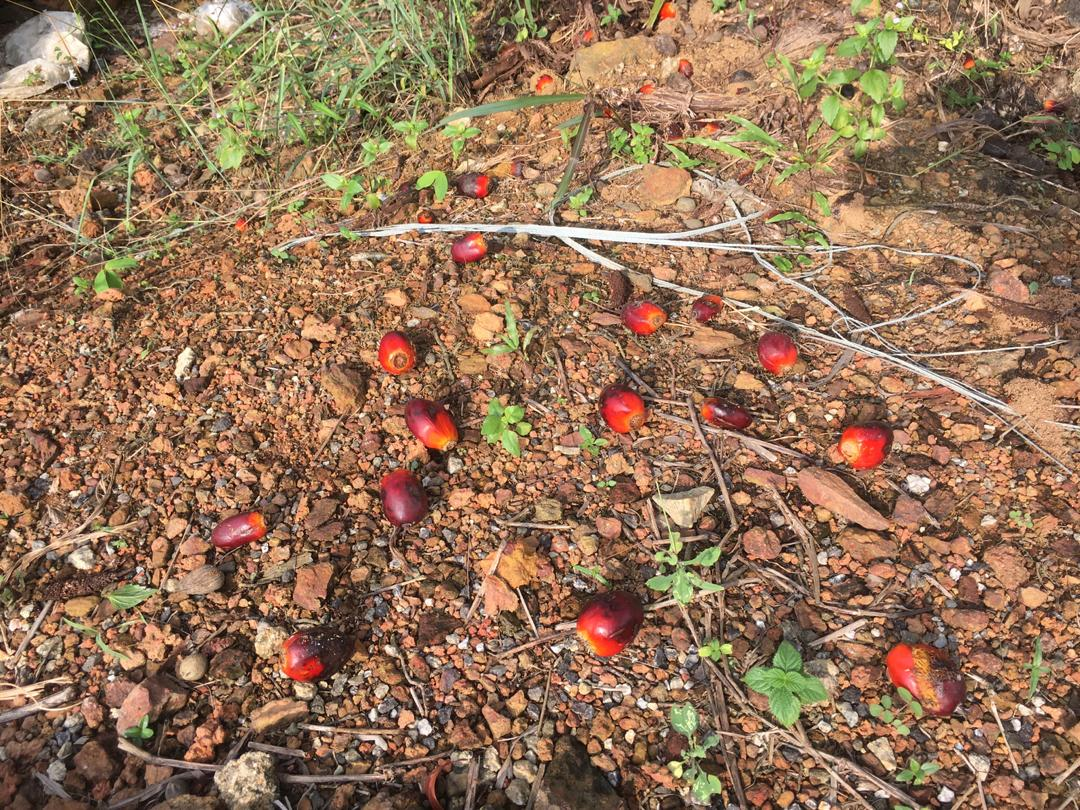
#> input picture PYTHON CODE/scripts/full_image/imej1.jpeg, 1080 x 810 px
$ python detect_bright_spots.py --image full_image/imej1.jpeg
#> lines starting #> are read from the running program, lines starting #| are printed output that depends on the picture; after the words box and inside, x2 and y2 are one past the last pixel; in counts of white or black regions, pixels touching at a corner belong together
#> further down, image is the input picture: shape (810, 1080, 3); mean B, G, R 88.1, 115.2, 148
### PYTHON CODE/scripts/imutils1.py
import numpy as np
import cv2
def resize(image, width = None, height = None, inter = cv2.
        INTER_AREA):
#> called with height = 400, inter = 3
    dim = None
    (h, w) = image.shape[:2]
#> h = 810; w = 1080

    if width is None and height is None:
        return image

    if width is None:
        r = height / float(h)
#> r = 0.494
        dim = (int(w * r), height)
#> dim = (533, 400)

    else:
        r = width / float(w)
        dim = (width, int(h * r))

    resized = cv2.resize(image, dim, interpolation = inter)
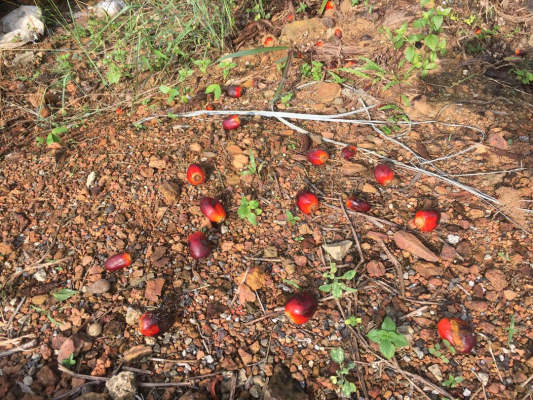
#> resized: shape (400, 533, 3); mean B, G, R 88.1, 115.2, 148
    return resized


### PYTHON CODE/scripts/detect_bright_spots.py
# import the necessary packages
from imutils import contours
from skimage import measure
import numpy as np
import argparse
import imutils
import imutils1
import cv2

# construct the argument parse and parse the arguments
ap = argparse.ArgumentParser()
ap.add_argument("-i", "--image", required=True,
	help="path to the image file")
args = vars(ap.parse_args())
# load the image, convert it to grayscale, and blur it
image = cv2.imread(args["image"])
# cv2.imshow("original", image)

# resize Image
resized = imutils1.resize(image, height = 400)
cv2.imshow("Resized", resized)
cv2.waitKey(0)

gray = cv2.cvtColor(resized, cv2.COLOR_BGR2GRAY)
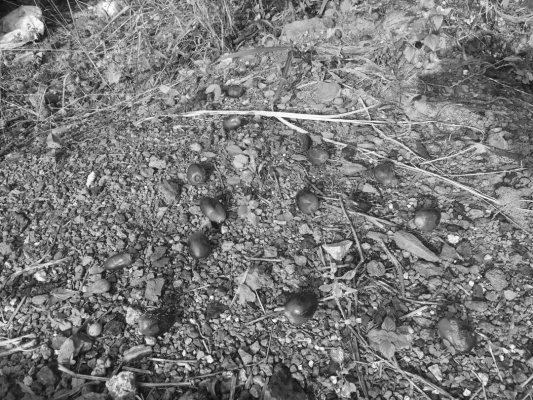
#> gray: shape (400, 533); min 12, max 254, mean 122
blurred = cv2.GaussianBlur(gray, (5, 5), 0)
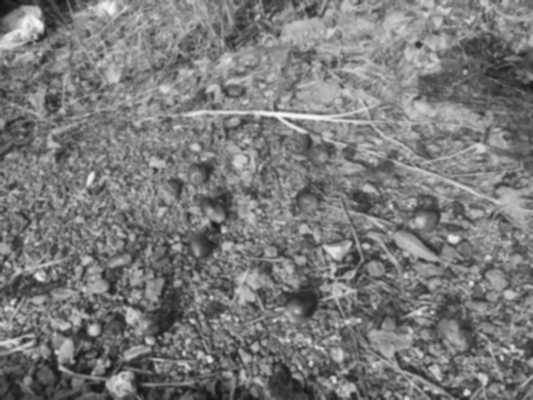
#> blurred: shape (400, 533); min 18, max 249, mean 122
cv2.imshow("blurred", blurred)
cv2.waitKey(0)

# # threshold the image to reveal light regions in the
# # blurred image
thresh = cv2.threshold(blurred, 200, 255, cv2.THRESH_BINARY)[1]
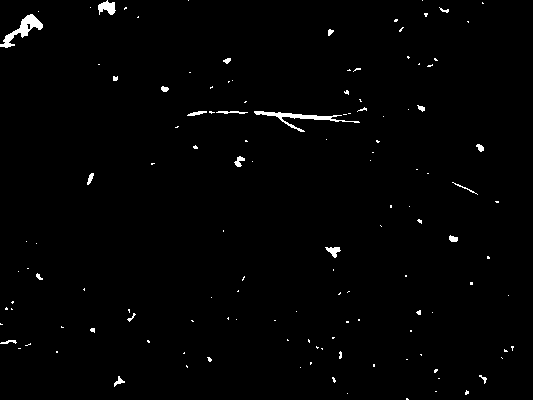
#> thresh: shape (400, 533); 1.1% white; 130 white regions (108 under 20 px), largest, box (x1, y1, x2, y2) and area: (0, 14, 43, 48) 448, (254, 111, 360, 132) 442, (98, 0, 116, 15) 168
# (thresh, threshInv) = cv2.threshold(blurred, 155, 255, cv2.THRESH_BINARY_INV)
cv2.imshow("threshold", thresh)
cv2.waitKey(0)


# # perform a series of erosions and dilations to remove
# # any small blobs of noise from the thresholded image
# thresh = cv2.erode(thresh, None, iterations=2)
# thresh = cv2.dilate(thresh, None, iterations=4)
# # perform a connected component analysis on the thresholded
# # image, then initialize a mask to store only the "large"
# # components
# labels = measure.label(thresh, neighbors=8, background=0)
# mask = np.zeros(thresh.shape, dtype="uint8")
#
# # loop over the unique components
# for label in np.unique(labels):
# 	# if this is the background label, ignore it
# 	if label == 0:
# 		continue
# 	# otherwise, construct the label mask and count the
# 	# number of pixels
# 	labelMask = np.zeros(thresh.shape, dtype="uint8")
# 	labelMask[labels == label] = 255
# 	numPixels = cv2.countNonZero(labelMask)
#
# 	# if the number of pixels in the component is sufficiently
# 	# large, then add it to our mask of "large blobs"
# 	if numPixels > 300:
# 		mask = cv2.add(mask, labelMask)
#     # find the contours in the mask, then sort them from left to
# # right
# cnts = cv2.findContours(mask.copy(), cv2.RETR_EXTERNAL,
# 	cv2.CHAIN_APPROX_SIMPLE)
# cnts = imutils.grab_contours(cnts)
# cnts = contours.sort_contours(cnts)[0]
#
# # loop over the contours
# for (i, c) in enumerate(cnts):
# 	# draw the bright spot on the image
# 	(x, y, w, h) = cv2.boundingRect(c)
# 	((cX, cY), radius) = cv2.minEnclosingCircle(c)
# 	cv2.circle(image, (int(cX), int(cY)), int(radius),
# 		(0, 0, 255), 3)
# 	cv2.putText(image, "#{}".format(i + 1), (x, y - 15),
# 		cv2.FONT_HERSHEY_SIMPLEX, 0.45, (0, 0, 255), 2)

# show the output image
# cv2.imshow("Image", image)
# cv2.waitKey(0)

$ run again, on PYTHON CODE/scripts/full_image/imej3.jpeg
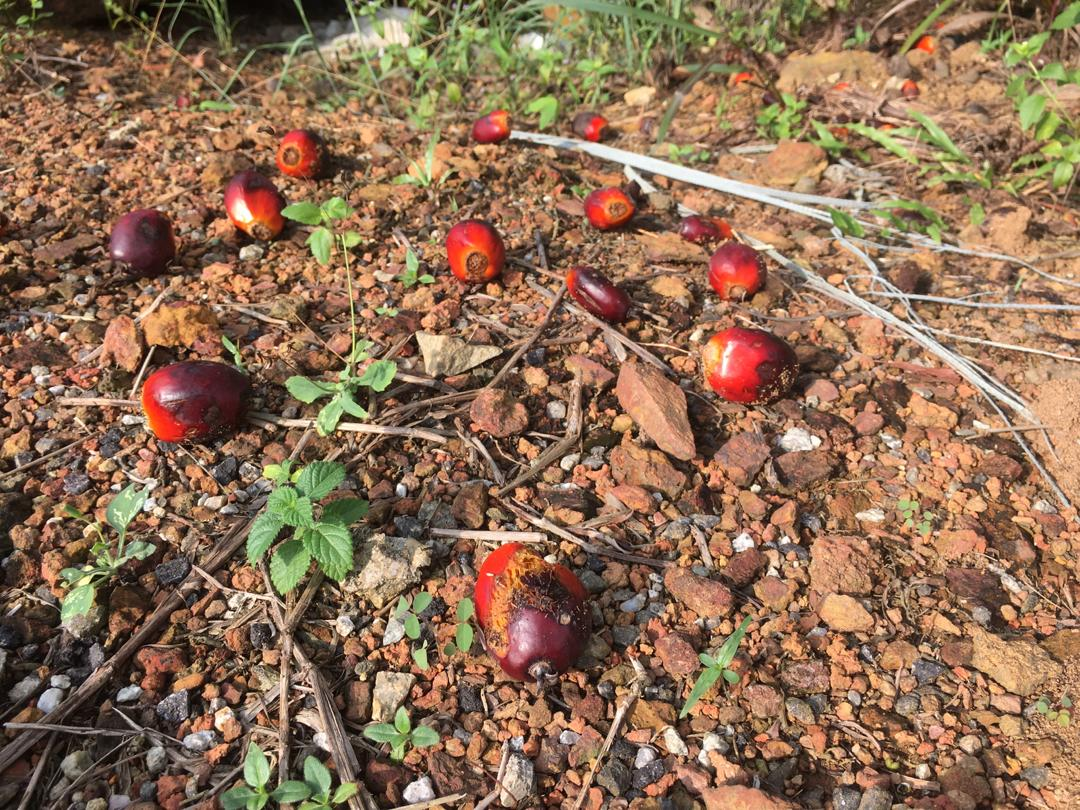
#> input picture PYTHON CODE/scripts/full_image/imej3.jpeg, 1080 x 810 px
#> image is the input picture: shape (810, 1080, 3); mean B, G, R 84.8, 110.8, 142.3
#> `blurred = cv2.GaussianBlur(gray, (5, 5), 0)`:
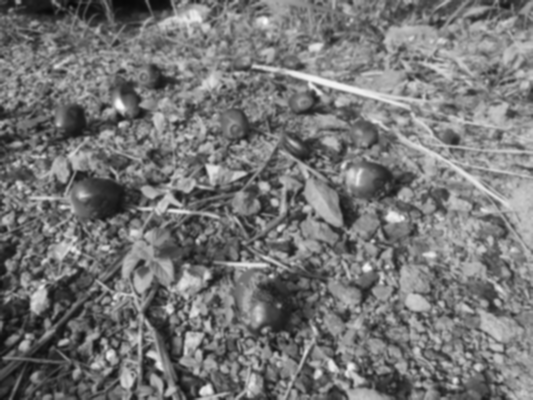
#> blurred: shape (400, 533); min 8, max 251, mean 117.3
#> `thresh = cv2.threshold(blurred, 200, 255, cv2.THRESH_BINARY)[1]`:
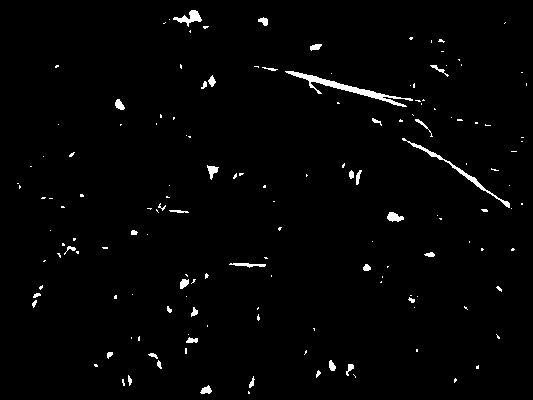
#> thresh: shape (400, 533); 1.7% white; 154 white regions (115 under 20 px), largest, box (x1, y1, x2, y2) and area: (285, 71, 413, 107) 733, (402, 138, 510, 208) 393, (173, 10, 202, 27) 199

$ run again, on PYTHON CODE/scripts/full_image/imej4.jpeg
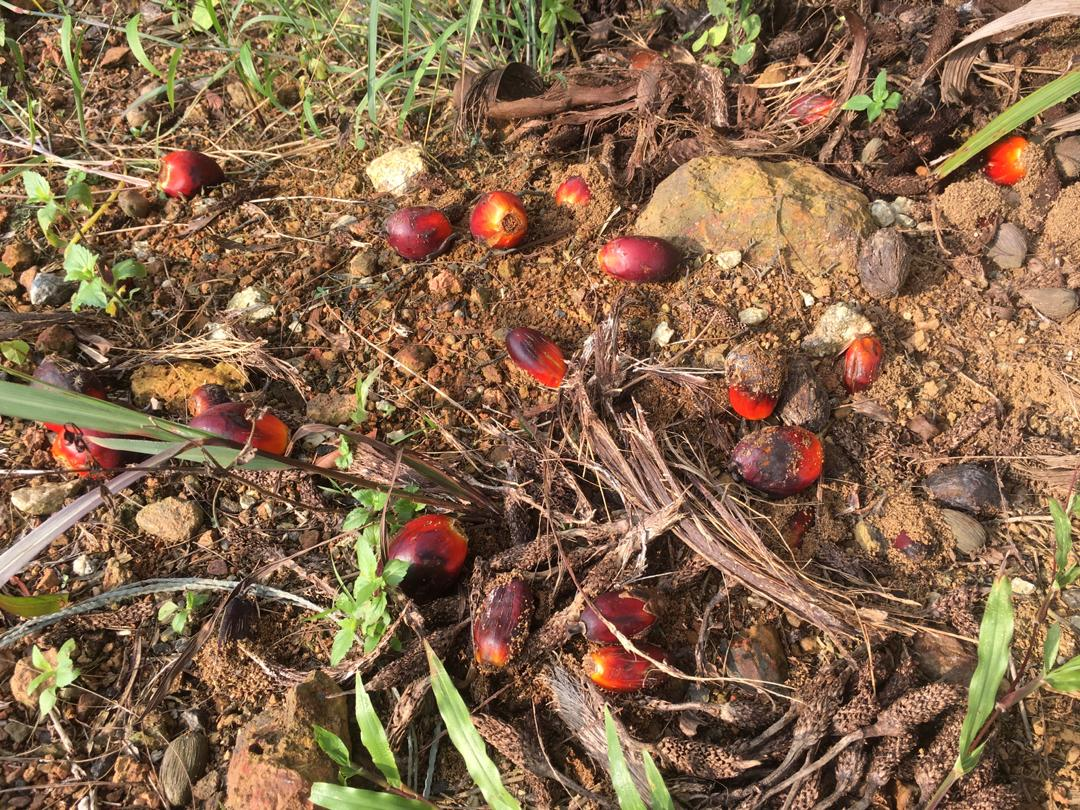
#> input picture PYTHON CODE/scripts/full_image/imej4.jpeg, 1080 x 810 px
#> image is the input picture: shape (810, 1080, 3); mean B, G, R 76.5, 104.2, 134.3
#> `blurred = cv2.GaussianBlur(gray, (5, 5), 0)`:
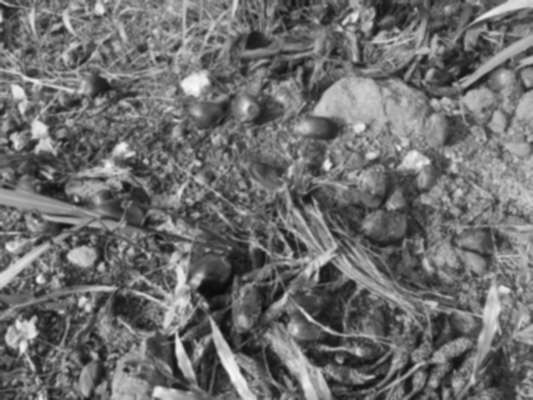
#> blurred: shape (400, 533); min 9, max 250, mean 110
#> `thresh = cv2.threshold(blurred, 200, 255, cv2.THRESH_BINARY)[1]`:
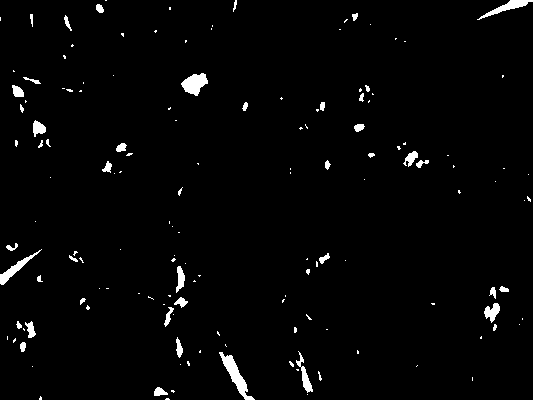
#> thresh: shape (400, 533); 2.1% white; 148 white regions (104 under 20 px), largest, box (x1, y1, x2, y2) and area: (219, 352, 255, 400) 488, (181, 73, 208, 96) 379, (477, 0, 533, 20) 298

$ run again, on PYTHON CODE/scripts/full_image/imej5.jpeg
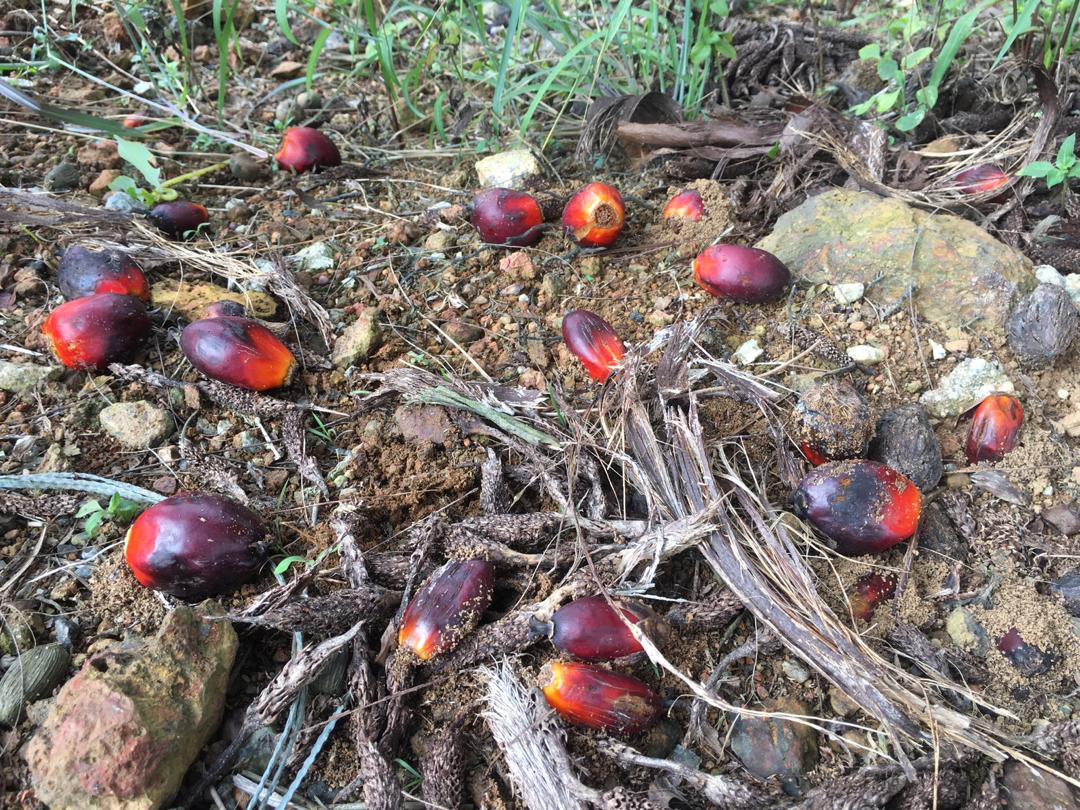
#> input picture PYTHON CODE/scripts/full_image/imej5.jpeg, 1080 x 810 px
#> image is the input picture: shape (810, 1080, 3); mean B, G, R 111, 117.5, 126
#> `blurred = cv2.GaussianBlur(gray, (5, 5), 0)`:
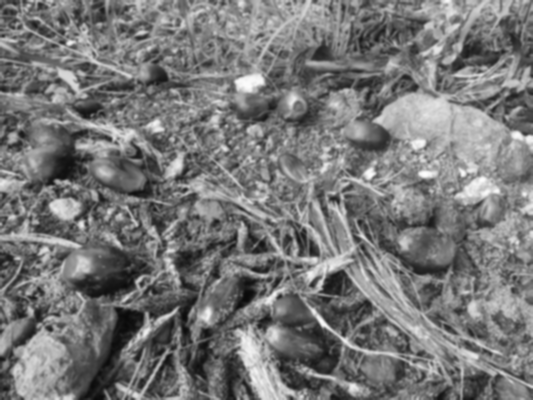
#> blurred: shape (400, 533); min 9, max 253, mean 119.3
#> `thresh = cv2.threshold(blurred, 200, 255, cv2.THRESH_BINARY)[1]`:
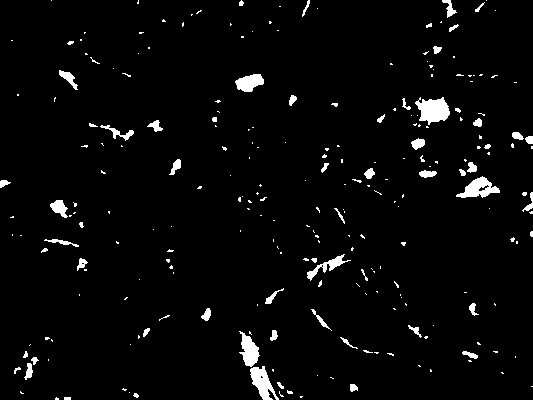
#> thresh: shape (400, 533); 3.2% white; 247 white regions (186 under 20 px), largest, box (x1, y1, x2, y2) and area: (415, 97, 450, 125) 635, (250, 366, 279, 400) 492, (456, 176, 500, 198) 481
